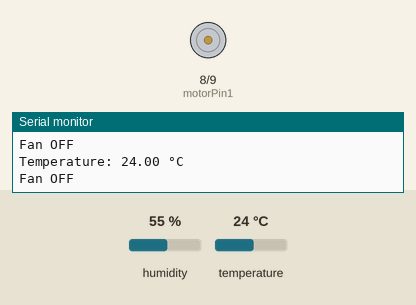
This sketch was run on a simulated Arduino Uno, built with avr-gcc and run on an emulated ATmega328P. Shown: motor-driver pin pairs drawn as motors (green arrow = first pin HIGH = forward, orange = second pin HIGH = backward, longer = more drive, scaled by the enable pin), the last lines printed to the serial monitor. The inputs (shaded band) are chosen by the test bench; at power-on: temperature 24 °C, humidity 55 %.

Above: at 2.8 s.
2.9 s: temperature set to 29 °C
5.6 s: temperature set to 32 °C
At 7.3 s:
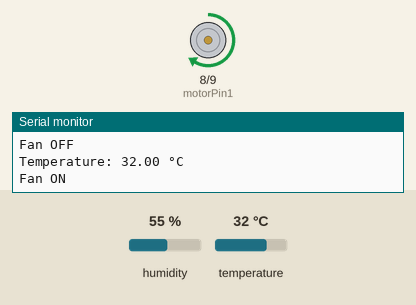
8.3 s: temperature set to 41 °C
At 10.9 s:
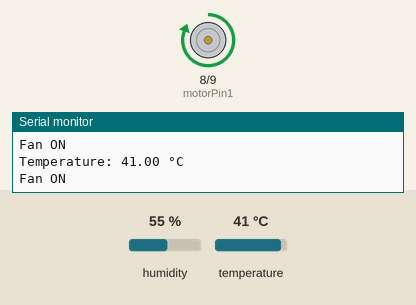
Timing chart, 0 to 12.4 s (numbered marks = the images above; inputs shaded):
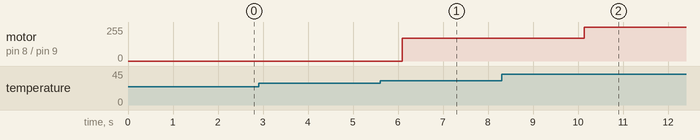

The sketch:

code.ino
```cpp
#include <DHT.h>

#define DHTPIN 2
#define DHTTYPE DHT11

DHT dht(DHTPIN, DHTTYPE);

int motorPin1 = 8;
int motorPin2 = 9;
int enablePin = 10;

float threshold = 30.0;   // Temperature threshold

void setup() {
  Serial.begin(9600);
  dht.begin();

  pinMode(motorPin1, OUTPUT);
  pinMode(motorPin2, OUTPUT);
  pinMode(enablePin, OUTPUT);
}

void loop() {
  float temperature = dht.readTemperature();

  if (isnan(temperature)) {
    Serial.println("Failed to read from DHT sensor!");
    return;
  }

  Serial.print("Temperature: ");
  Serial.print(temperature);
  Serial.println(" °C");

  if (temperature > threshold) {
    // Turn motor ON
    digitalWrite(motorPin1, HIGH);
    digitalWrite(motorPin2, LOW);

    int speedValue = map(temperature, 30, 40, 150, 255);
    speedValue = constrain(speedValue, 150, 255);
    analogWrite(enablePin, speedValue);

    Serial.println("Fan ON");
  }
  else {
    // Turn motor OFF
    digitalWrite(motorPin1, LOW);
    digitalWrite(motorPin2, LOW);
    analogWrite(enablePin, 0);

    Serial.println("Fan OFF");
  }

  delay(2000);
}
```

Measured:
- the behaviour switches between 30 and 31 °C on temperature (found by bisection; images 0 and 1)
- after the input at 5.6 s, motor on pin 8 (motorPin1) / pin 9 (motorPin2): stopped → forward 171/255 after 0.50 s
- after the input at 8.3 s, motor on pin 8 (motorPin1) / pin 9 (motorPin2): forward 171/255 → forward 255/255 after 1.8 s
